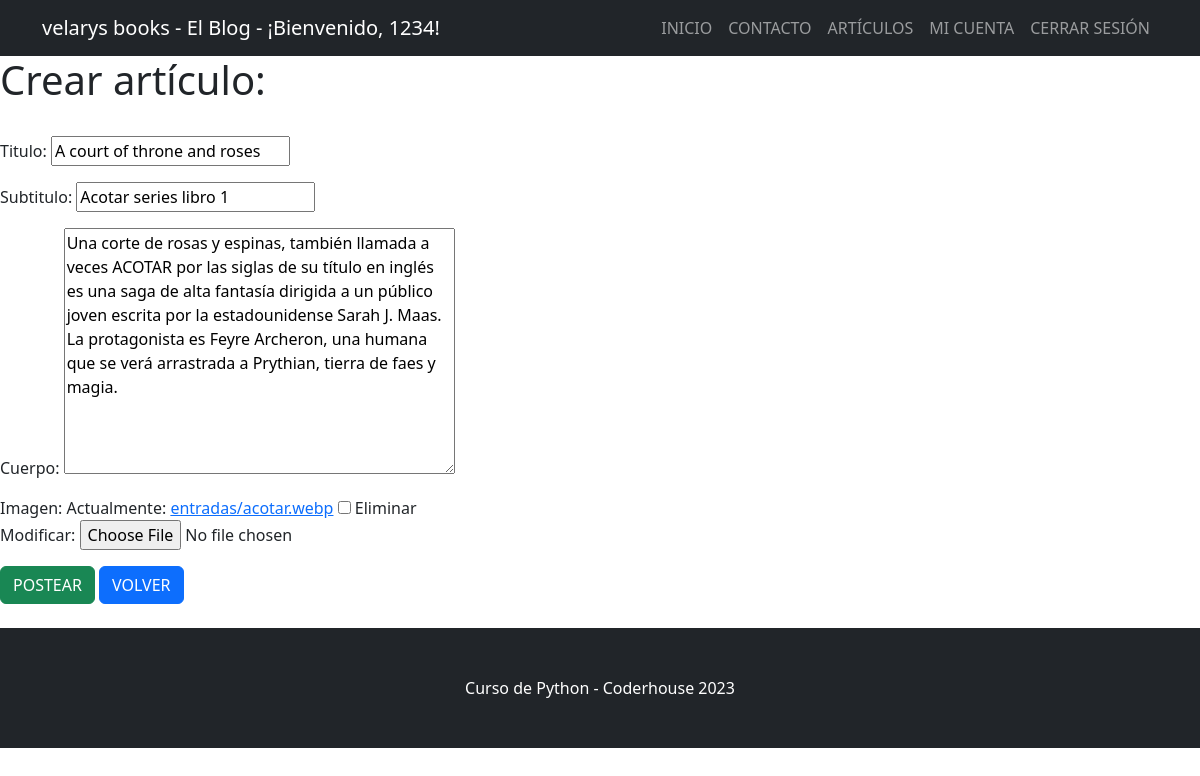
Page /articulos/editar-articulo/5/ (signed in) on the committed database.
### blog/models.py (models this page shows, shortened)
class Articulo(models.Model):
    titulo = models.CharField(max_length=256)
    subtitulo = models.CharField(max_length=256)
    cuerpo = models.TextField(blank=True)
    autor = models.ForeignKey(User, on_delete=models.CASCADE, null=True)
    fecha = models.DateField(auto_now_add=True)
    imagen = models.ImageField(upload_to="entradas/", null="True", blank=True)

### blog/views.py (the view)
# urls.py: path("editar-articulo/<int:pk>/", ArticuloUpdateView.as_view(), name="editar_articulo"),
class ArticuloUpdateView(LoginRequiredMixin, UpdateView):
    model = Articulo
    fields = ["titulo", "subtitulo", "cuerpo", "imagen"]
    success_url = "/articulos/entradas/"

### blog/templates/blog/articulo_form.html (shortened to what this page needs)
{% extends "base.html" %}
{% block contenido %}
<h1>Crear artículo:</h1>
<br>
<form enctype="multipart/form-data" method="POST">
 {{ form.as_p }}
 <input type="submit" value="POSTEAR" class="btn btn-success"/> <a class="btn btn-primary" href="{% url 'lista_articulos' %}" type="button">VOLVER</a>
</form>
<br>
{% endblock contenido %}

### templates/base.html (shortened to what this page needs)
{% load static %}
<!DOCTYPE html>
<html lang="en">
    <head>
        <link href="{% static 'css/styles.css' %}" rel="stylesheet" />
    </head>
    <body>
        <nav class="navbar navbar-expand-lg navbar-dark bg-dark">
            <div class="container">
                {% if user.is_authenticated %}
                <a class="navbar-brand">velarys books - El Blog - ¡Bienvenido, {{ user.username }}!</a>
                {% else %}
                <a class="navbar-brand">Velarys books - El Blog </a>
                {% endif %}
                <div class="collapse navbar-collapse" id="navbarSupportedContent">
                    <ul class="navbar-nav ms-auto mb-2 mb-lg-0">
                        <li class="nav-item"><a class="nav-link" href="{% url 'inicio' %}">INICIO</a></li>
                        <li class="nav-item"><a class="nav-link" href="{% url 'enviar_consulta' %}">CONTACTO</a></li>
                        <li class="nav-item"><a class="nav-link" href="{% url 'lista_articulos' %}">ARTÍCULOS</a></li>
                        {% if user.is_authenticated %}
                        <li class="nav-item"><a class="nav-link" href="{% url 'mi_perfil' %}">MI CUENTA</a></li>
                        <li class="nav-item"><a class="nav-link" href="{% url 'logout' %}">CERRAR SESIÓN</a></li>
                        {% else %}
                        <li class="nav-item"><a class="nav-link" href="{% url 'registro' %}">REGISTRARSE</a></li>
                        <li class="nav-item"><a class="nav-link" href="{% url 'login' %}">INICIAR SESIÓN</a></li>
                        {% endif %}
                    </ul>
                </div>
            </div>
        </nav>
        {% block contenido %}
        {% endblock contenido %}
        <footer class="py-5 bg-dark">
            <div class="container"><p class="m-0 text-center text-white">Curso de Python - Coderhouse 2023</p></div>
        </footer>
    </body>
</html>

### rows in the picture
Articulo: titulo "A court of throne and roses", subtitulo "Acotar series libro 1", cuerpo "Una corte de rosas y espinas, también llamada a veces ACOTAR por las siglas de su título en inglés es una saga de alta fantasía dirigida a un público joven escrita por la estadounidense Sarah J. Maas. La protagonista es Feyre Archeron, una humana que se verá arrastrada a Prythian, tierra de faes y magia."

### other values in the picture
{{ user.username }} "1234"
